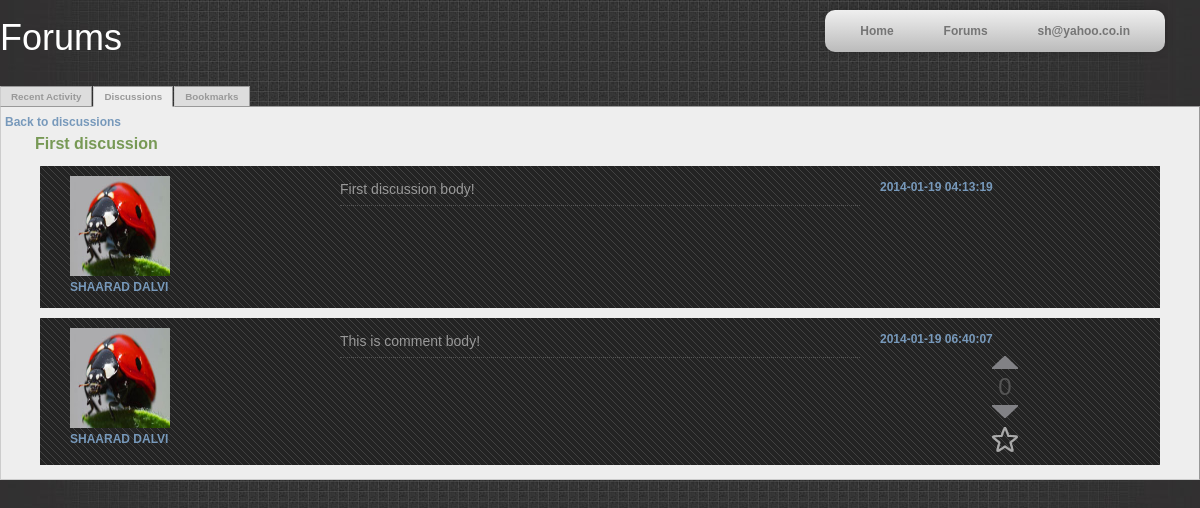
The app's page /forum_new.php?discussionid=2 (signed in), older data.
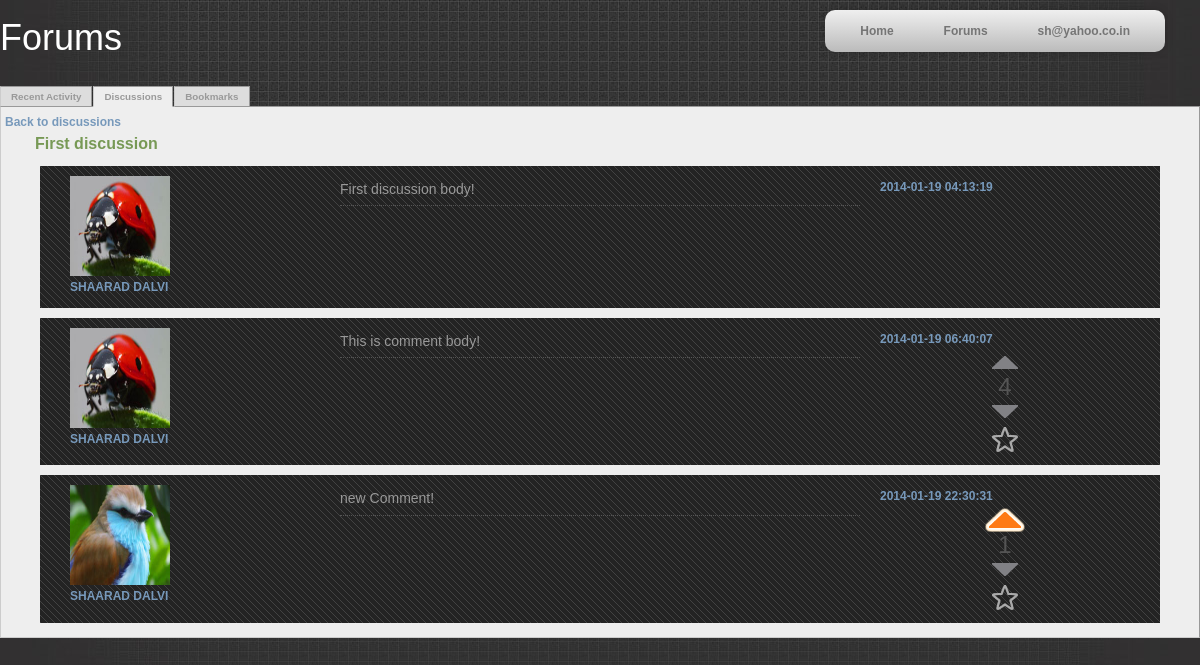
The same page, newer data.
### tables this page shows
CREATE TABLE IF NOT EXISTS `discussion` (
  `discussion_id` int(11) NOT NULL AUTO_INCREMENT,
  `type` int(11) NOT NULL,
  `category_id` int(11) NOT NULL,
  `insert_uid` int(11) unsigned NOT NULL,
  `last_comment_id` int(11) NOT NULL,
  `name` varchar(100) NOT NULL,
  `disc_body` text NOT NULL,
  `count_comments` int(11) NOT NULL,
  `date_inserted_d` timestamp NOT NULL DEFAULT CURRENT_TIMESTAMP,
  `date_updated_d` timestamp NOT NULL DEFAULT '0000-00-00 00:00:00',
  `rating` float NOT NULL DEFAULT '0',
  PRIMARY KEY (`discussion_id`),
  KEY `category_id` (`category_id`),
  KEY `last_comment_id` (`last_comment_id`),
  KEY `insert_uid` (`insert_uid`)
);

CREATE TABLE IF NOT EXISTS `user` (
  `u_id` int(11) unsigned NOT NULL AUTO_INCREMENT,
  `u_name` varchar(30) NOT NULL,
  `password` varchar(20) NOT NULL,
  `f_name` varchar(20) NOT NULL,
  `l_name` varchar(20) NOT NULL,
  `contact_no` int(10) NOT NULL,
  `dob` date NOT NULL,
  `institute` varchar(40) NOT NULL,
  `stream` varchar(20) NOT NULL,
  `role` varchar(10) NOT NULL,
  `approve_id` tinyint(1) NOT NULL DEFAULT '0',
  `photo` varchar(255) NOT NULL,
  `about` text NOT NULL,
  `show_email` tinyint(4) NOT NULL DEFAULT '0',
  `gender` tinyint(4) NOT NULL DEFAULT '0',
  `user_score` float NOT NULL DEFAULT '0',
  `count_bookmarks` int(11) NOT NULL DEFAULT '0',
  `count_comments` int(11) NOT NULL DEFAULT '0',
  `count_discussions` int(11) NOT NULL DEFAULT '0',
  PRIMARY KEY (`u_id`)
);

CREATE TABLE IF NOT EXISTS `comment` (
  `comment_id` int(11) NOT NULL AUTO_INCREMENT,
  `discussion_id` int(11) NOT NULL,
  `insert_uid` int(11) unsigned NOT NULL,
  `date_inserted_c` timestamp NOT NULL DEFAULT CURRENT_TIMESTAMP,
  `delete_uid` int(11) unsigned DEFAULT NULL,
  `date_deleted_c` timestamp NOT NULL DEFAULT '0000-00-00 00:00:00',
  `update_uid` int(11) unsigned DEFAULT NULL,
  `date_updated_c` timestamp NOT NULL DEFAULT '0000-00-00 00:00:00',
  `comment_body` text NOT NULL,
  `flag` tinyint(4) NOT NULL DEFAULT '0',
  `comment_score` float NOT NULL DEFAULT '0',
  PRIMARY KEY (`comment_id`),
  KEY `insert_uid` (`insert_uid`),
  KEY `delete_uid` (`delete_uid`),
  KEY `update_uid` (`update_uid`),
  KEY `discussion_id` (`discussion_id`)
);

### forum_new.php (the view, shortened to what this page needs)
<?php require_once('Connections/conn.php'); ?>
<?php
if (!function_exists("GetSQLValueString")) {
function GetSQLValueString($theValue, $theType, $theDefinedValue = "", $theNotDefinedValue = "")
{
  $theValue = function_exists("mysql_real_escape_string") ? mysql_real_escape_string($theValue) : mysql_escape_string($theValue);
  switch ($theType) {
    case "long":
    case "int":
      $theValue = ($theValue != "") ? intval($theValue) : "NULL";
      break;
  }
  return $theValue;
}
}
?>
<!DOCTYPE html PUBLIC "-//W3C//DTD XHTML 1.0 Transitional//EN" "http://www.w3.org/TR/xhtml1/DTD/xhtml1-transitional.dtd">
<html xmlns="http://www.w3.org/1999/xhtml">
<head>
<link href="SpryAssets/SpryTabbedPanels.css" rel="stylesheet" type="text/css" />
<link rel="stylesheet" type="text/css" media="screen" href="css/templatemo_style.css" />
<link rel="stylesheet" type="text/css" media="screen" href="css/forum_new.css?1234" />
<link rel="stylesheet" type="text/css" media="screen" href="css/nav_bar.css" />
<link href="lib/jquery.upvote.css" rel="stylesheet" type="text/css">
</head>
<body >
<nav id="headerbar">
	<ul id="headerbar">
		<li id="headerbar"><a href="userhome.php">Home</a></li>
		<li id="headerbar"><a href="forum_new.php">Forums</a></li>
		<li id="headerbar"><a href="#"><?php echo $_SESSION['MM_Username'];?></a>
		</li>
	</ul>
</nav>
<br/>
<div>
<h1> Forums</h1>
<div id="TabbedPanels1" class="TabbedPanels">
  <ul class="TabbedPanelsTabGroup">
    <li class="TabbedPanelsTab" tabindex="0">Recent Activity</li>
    <li class="TabbedPanelsTab" tabindex="0">Discussions</li>
    <li class="TabbedPanelsTab" tabindex="0">Bookmarks</li>
  </ul>
  <div class="TabbedPanelsContentGroup">
    <div class="TabbedPanelsContent">
        <div class="forum-wrapper">
	    	<div class="forum-content-wrapper">
			    <div class="forum-content">
                <?php if (isset($_GET['discussionid'])) { ?>
                    <a href="forum_new.php?showTab=discussions"> Back to discussions </a><br />
                    <?php
					$query_disc = sprintf("SELECT * FROM `discussion` JOIN `user` ON insert_uid=u_id WHERE discussion_id =%s",GetSQLValueString($_GET['discussionid'], "int"));
					$disc = mysql_query($query_disc, $conn) or die(mysql_error());
					$row_disc = mysql_fetch_assoc($disc);
					?>
                    <disc-title><?php echo $row_disc['name'];?> </disc-title>
					 <div class="middle">
						<div class="container">
							<main class="content">
				                <dd><?php echo $row_disc['disc_body'];?></dd>
							</main>
						</div>
						<aside class="left-sidebar">
                        <img src="<?php echo $row_disc['photo'];?>" width="100" height="100" alt="Profile picture"/><br />
							<dt><?php echo $row_disc['f_name']." ".$row_disc['l_name'];?></dt>
						</aside>
						<aside class="right-sidebar">
							<dt><?php echo $row_disc['date_inserted_d'];?></dt>
						</aside>
					</div>
					<?php
					$query_comments = sprintf("SELECT * FROM `discussion` JOIN `comment` ON discussion.discussion_id = comment.discussion_id JOIN `user` ON comment.insert_uid = user.u_id LEFT OUTER JOIN `user_comment` ON comment.comment_id = user_comment.user_comment_id AND user_comment.user_id=%s WHERE discussion.discussion_id =%s ORDER BY date_inserted_c",GetSQLValueString($_SESSION['MM_UserID'], "int"),GetSQLValueString($_GET['discussionid'], "int"));
					$comments = mysql_query($query_comments, $conn) or die(mysql_error());
					$row_comments = mysql_fetch_assoc($comments);
					$totalRows_comments = mysql_num_rows($comments);
					?>
                    <?php if($totalRows_comments>0) {?>
	                    <?php do { ?>
                    <div class="middle">
						<div class="container">
							<main class="content">
				                <dt><dd><?php echo $row_comments['comment_body'];?></dd></dt>
							</main>
						</div>
						<aside class="left-sidebar">
                        	<img src="<?php echo $row_comments['photo'];?>" width="100" height="100" alt="Profile picture"/><br />
							<dt><?php echo $row_comments['f_name']." ".$row_comments['l_name'];?></dt>
						</aside>
						<aside class="right-sidebar">
							<dt><?php echo $row_comments['date_inserted_c'];?></dt>
                            <br />
                            <div id="comment<?php echo $row_comments['comment_id']; ?>" class="upvote">
							    <a class="upvote"></a>
							    <span class="count">0</span>
							    <a class="downvote"></a>
							    <a class="star"></a>
						    </div>
						</aside>
					</div>
                    	<?php }while ($row_comments = mysql_fetch_assoc($comments)) ;?>
                   	<?php } ?>
                <?php }?>
			    </div>
		    </div>
	    </div>
    </div>
  </div>
</div>
</div>
</body>
</html>

### SpryAssets/SpryTabbedPanels.css (style rules this page uses)
.TabbedPanels { overflow: hidden; margin: 0px; padding: 0px; clear: none; width: 100%; }
.TabbedPanelsTabGroup { margin: 0px; padding: 0px; }
.TabbedPanelsTab { position: relative; top: 1px; float: left; padding: 4px 10px; margin: 0px 1px 0px 0px; font: bold 0.7em sans-serif; background-color: #DDD; list-style: none; border-left: solid 1px #CCC; border-bottom: solid 1px #999; border-top: solid 1px #999; border-right: solid 1px #999; -moz-user-select: none; -khtml-user-select: none; cursor: pointer; font-size: 0.7em; }
.TabbedPanelsTabSelected { background-color: #EEE; border-bottom: 1px solid #EEE; }
.TabbedPanelsContentGroup { clear: both; border-left: solid 1px #CCC; border-bottom: solid 1px #CCC; border-top: solid 1px #999; border-right: solid 1px #999; background-color: #EEE; }
.TabbedPanelsContent { overflow: hidden; padding: 4px; }

### css/templatemo_style.css (style rules this page uses)
body { margin: 0; padding: 0; color: #000000; font-size: 14px; line-height: 1.6em; font-family: "Lucida Sans Unicode", "Lucida Grande", sans-serif; background-color: #313030; background-image: url(../images/templatemo_body.jpg); background-position: center top; background-repeat: no-repeat }
a, a:link, a:visited { color : #7799bb; text-decoration: none; font-size: 12px; font-weight: bold; }
ul, li { padding:0; margin:0; list-style:none; }
h1, h2, h3, h4, h5, h6 { color: #fff; font-weight: normal; }
h1 { font-size: 36px; margin: 0 0 30px; padding: 5px 0 }
img { margin: 0; padding: 0; border: none }

### css/forum_new.css (style rules this page uses)
disc-title { font-weight:bold; padding: 0px 30px; color: #779955; font-size: 16px; }
ul, ol, dl, blockquote, pre { color: #999999; margin: 10px 35px; line-height: 1.6em; background: #404040 url(../images/navigation_hover.gif) top left repeat; }
dt { margin: 0; color: #7799bb; font-size: 12px; font-weight: bold; padding: 10px 0 2px; text-transform: uppercase; display: inline; }
dd { color : #999999;margin: 0; padding: 2px 0 5px; margin-bottom: 5px; border-bottom: 1px dotted #555555; }
aside,main { margin: 0; padding: 0; border: 0; font-size: 100%; font: inherit; vertical-align: baseline; display:block; }
.middle { position: relative; background: #404040 url(../images/navigation_hover.gif) top left repeat; margin: 10px 35px; padding: 10px 30px; line-height: 1.6em; }
.middle:after { display: table; clear: both; content: ''; }
.container { width: 100%; float: left; overflow: hidden; }
.content { padding: 0 270px 0 270px; }
.left-sidebar { float: left; width: 250px; margin-left: -100%; position: relative; }
.right-sidebar { float: left; width: 250px; margin-left: -250px; position: relative; }

### css/nav_bar.css (style rules this page uses)
nav#headerbar ul { float:right; background: #efefef; background: linear-gradient(top, #efefef 0%, #bbbbbb 100%); background: -moz-linear-gradient(top, #efefef 0%, #bbbbbb 100%); background: -webkit-linear-gradient(top, #efefef 0%,#bbbbbb 100%); box-shadow: 0px 0px 9px rgba(0,0,0,0.15); padding: 0 10px; border-radius: 10px; list-style: none; position: relative; display: inline-table; }
nav#headerbar ul:after { content: ""; clear: both; display: block; }
nav#headerbar ul li { float: left; }
nav#headerbar ul li a { display: block; padding: 10px 25px; color: #757575; text-decoration: none; }

Row changes from the older to the newer data that the page shows:
no longer on this page (row edited): comment: comment_body "This is comment body!", insert_uid.photo (picture), insert_uid.f_name "SHAARAD", insert_uid.l_name "DALVI", date_inserted_c "2014-01-19 06:40:07"
now on one of the page's lists (row unchanged): discussion: comment.comment_body "This is comment body!", insert_uid.f_name "SHAARAD", insert_uid.l_name "DALVI", comment.date_inserted_c "2014-01-19 06:40:07", comment.comment_body "new Comment!", user.f_name "SHAARAD", user.l_name "DALVI", comment.date_inserted_c "2014-01-19 22:30:31"
